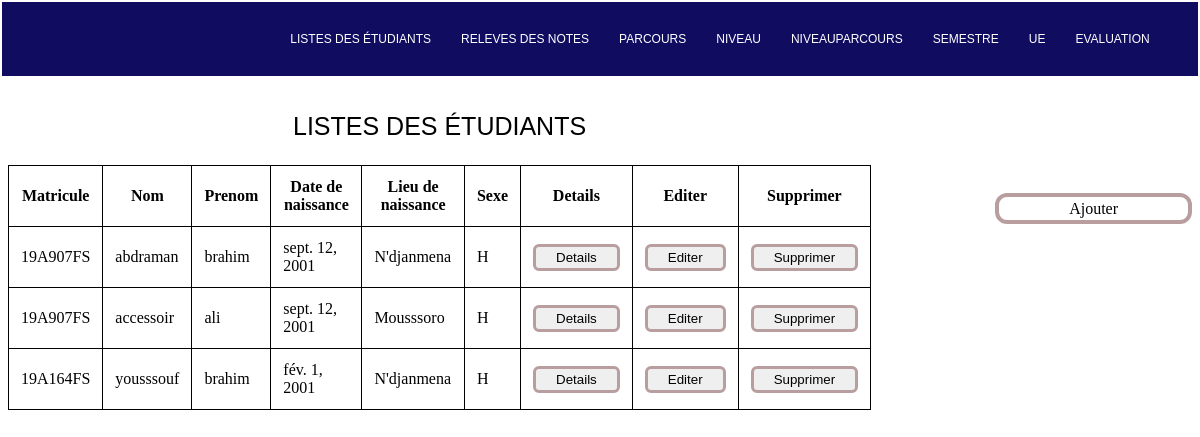
Before: /etudiant/ (signed in) with the older database file.
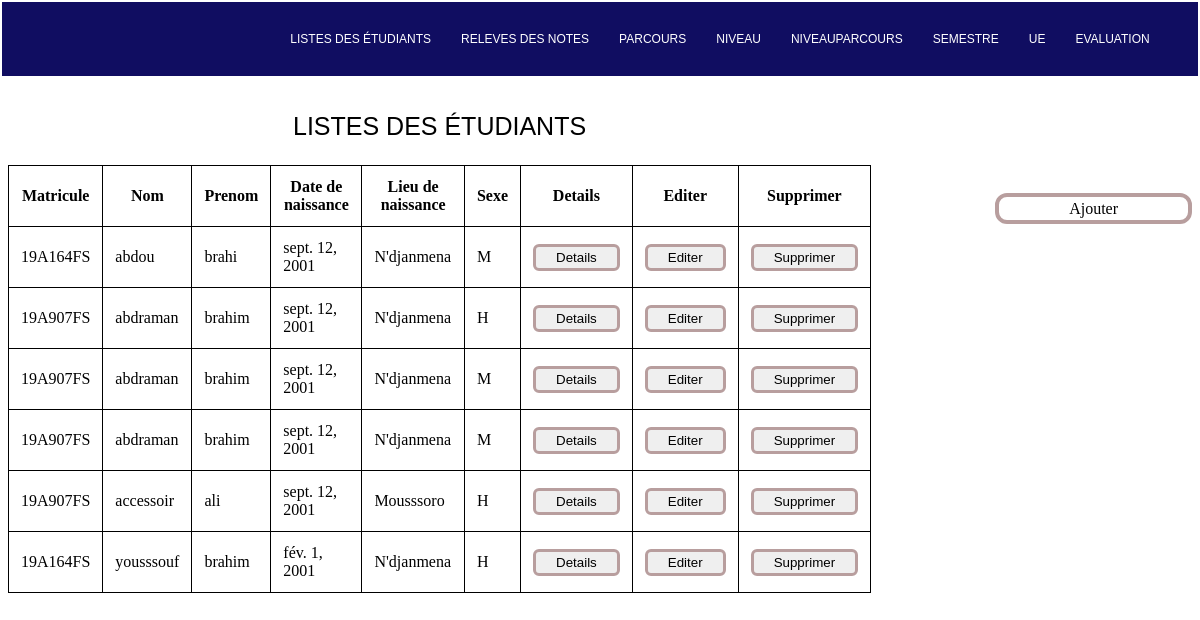
After: the same page with the newer database file.
### etudiant/models.py (models this page shows, shortened)
class EtudiantModel(models.Model):
    matricule = models.CharField(max_length = 112,null=True)
    nom = models.CharField(max_length = 200,null=True)
    prenom = models.CharField(max_length = 200,null=True)
    date_naissance = models.DateField(auto_now_add = False)
    lieu_naissance = models.CharField(max_length = 200,null=True)
    nationnalite = models.CharField(max_length = 200,null=True)
    code_p_n = models.ForeignKey(ParcoursNiveauModel, on_delete=models.CASCADE)
    choix=(
        ('M','Masculin'),
        ('F','Feminin'),
    )
    sexe = models.CharField(max_length=1,choices=choix)
    class Meta:
        ordering = ['nom']

### etudiant/views.py (the view)
# urls.py: 2. Add a URL to urlpatterns:  path('', views.home, name='home')
@login_required(login_url='accueil')
def home(request):
    etudiants = EtudiantModel.objects.all()
    context = {
        'etudiants':etudiants,
    }
    return render(request,'liste_etudiants.html',context)

### etudiant/templates/liste_etudiants.html (shortened to what this page needs)
{% extends 'base.html' %}  {% block content %}
<div class="container">
    <div class="tbaleau1">
        <table>
            <caption>Listes des étudiants</caption>
            <thead>
                <tr>
                    <th>Matricule</th>
                    <th>Nom</th>
                    <th>Prenom</th>
                    <th>Date de naissance</th>
                    <th>Lieu de naissance</th>
                    <th>Sexe</th>
                    <th>Details</th>
                    <th>Editer</th>
                    <th>Supprimer</th>
                </tr>
            </thead>
            <tbody>
                {% for etudiant in etudiants %}
                <tr>
                    <td>{{ etudiant.matricule}}</td>
                    <td>{{ etudiant.nom }}</td>
                    <td>{{ etudiant.prenom }}</td>
                    <td>{{ etudiant.date_naissance }}</td>
                    <td>{{ etudiant.lieu_naissance }}</td>
                    <td>{{ etudiant.sexe }}</td>
                    <td><button><a href="{% url 'details' etudiant.id %}">Details</a></button></td>
                    <td><button><a href="{% url 'modifier' etudiant.id %}">Editer</a></button></td>
                    <td><button><a href="{% url 'supprimer' etudiant.id %}">supprimer</a></button></td>
                </tr>
                {% endfor %}
            </tbody>
        </table>
    </div>
    <div class="tableau2">
        <ul>
            <li id="ajout"><a href="{% url 'ajout' %}">Ajouter</a></li>
        </ul>
    </div>
</div>
{% endblock %}

### templates/base.html (shortened to what this page needs)
<!DOCTYPE html>
<html lang="en">
<head>
</head>
<body>
    {% include 'base/navbar.html' %} {% block content %} {% endblock %}
</body>
</html>

### templates/base/navbar.html (shortened to what this page needs)
<div class="navbar">
    <nav>
        <ul>
            <li>
                <a href="{% url 'home' %}">Listes des étudiants</a>
            </li>
            <li>
                <a href="#">Releves des notes</a>
            </li>
            <li>
                <a href="{% url 'home_parcours' %}">Parcours</a>
            </li>
            <li>
                <a href="{% url 'home_niveau' %}">Niveau</a>
            </li>
            <li>
                <a href="{% url 'home_Nparcours' %}">niveauParcours</a>
            </li>
            <li>
                <a href="{% url 'home_semestre' %}">Semestre</a>
            </li>
            <li>
                <a href="{% url 'home_ue' %}">UE</a>
            </li>
            <li>
                <a href="{% url 'home_eval' %}">EValuation</a>
            </li>
        </ul>
    </nav>
</div>

### templates/base/navbar.html (style rules this page uses)
.navbar { font-family: Arial, Helvetica, sans-serif; font-size: 1vw; background-color: #100D61; margin: -0.5vw -0.5vw 0vw -0.5vw; }
nav ul { display: flex; justify-content: center; align-items: center; margin: 0; padding: 30px; margin-left: 20vw; }
nav ul li a { text-decoration: none; text-transform: uppercase; color: white; }
nav ul li { list-style: none; padding: 0 15px; }

### etudiant/templates/liste_etudiants.html (style rules this page uses)
table { border-collapse: collapse; }
caption { text-transform: uppercase; font-family: Arial, Helvetica, sans-serif; font-size: 25px; margin-top: 3vw; margin-bottom: 2vw; }
td, th { border: 1px solid black; padding: 1vw; }
ul li { list-style: none; }
a { text-decoration: none; text-transform: capitalize; color: black; }
.container { display: flex; }
.tableau2 { margin-top: 9vw; margin-left: 7vw; }
button { border: 3px solid #B89E9E; border-radius: 0.5vw; padding: 3px 20px; }
ul #ajout a { border: 4px solid #B89E9E; border-radius: 1vw; padding: 3px 70px; }

Changed rows visible on the page:
added EtudiantModel: matricule "19A164FS", nom "abdou", prenom "brahi", date_naissance "sept. 12, 2001", lieu_naissance "N'djanmena", sexe "M"
added EtudiantModel: matricule "19A907FS", nom "abdraman", prenom "brahim", date_naissance "sept. 12, 2001", lieu_naissance "N'djanmena", sexe "M"
added EtudiantModel: matricule "19A907FS", nom "abdraman", prenom "brahim", date_naissance "sept. 12, 2001", lieu_naissance "N'djanmena", sexe "M"
